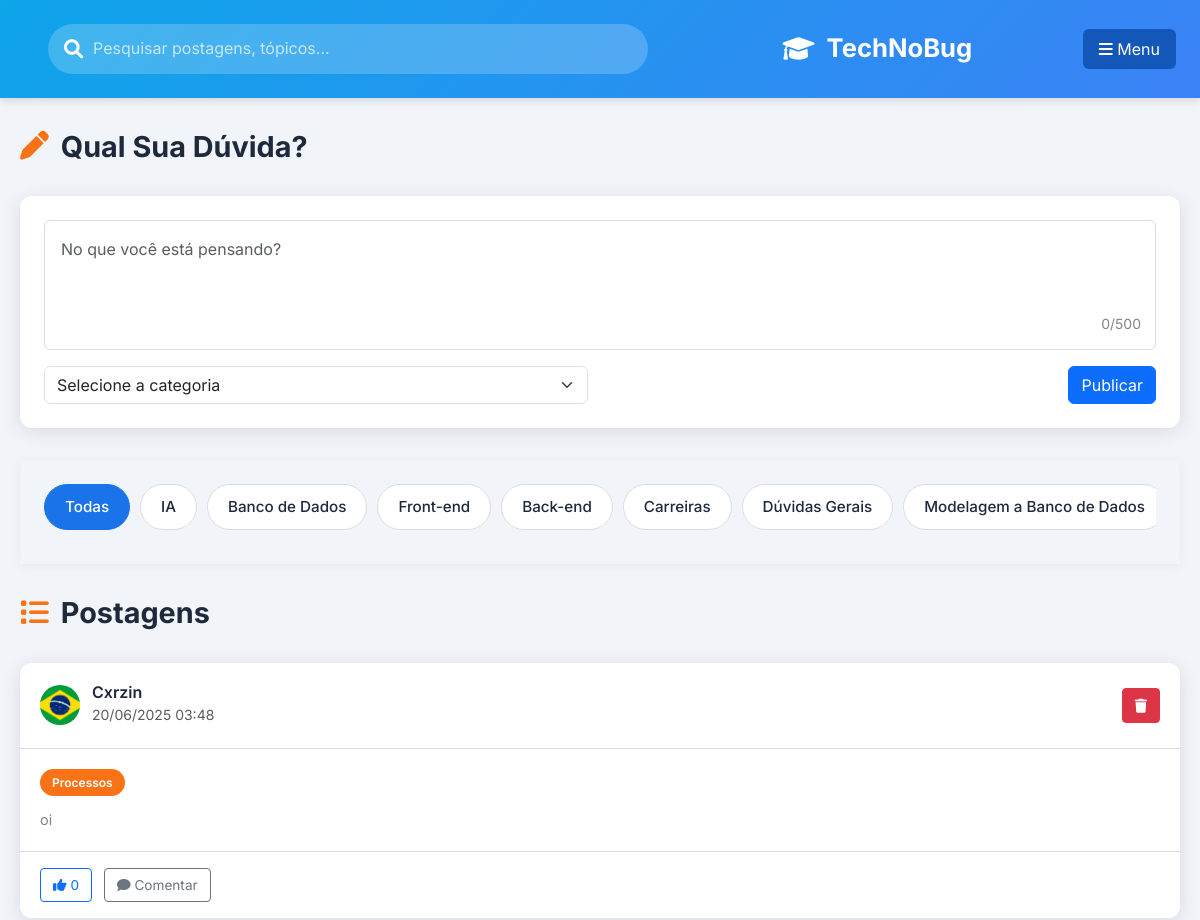
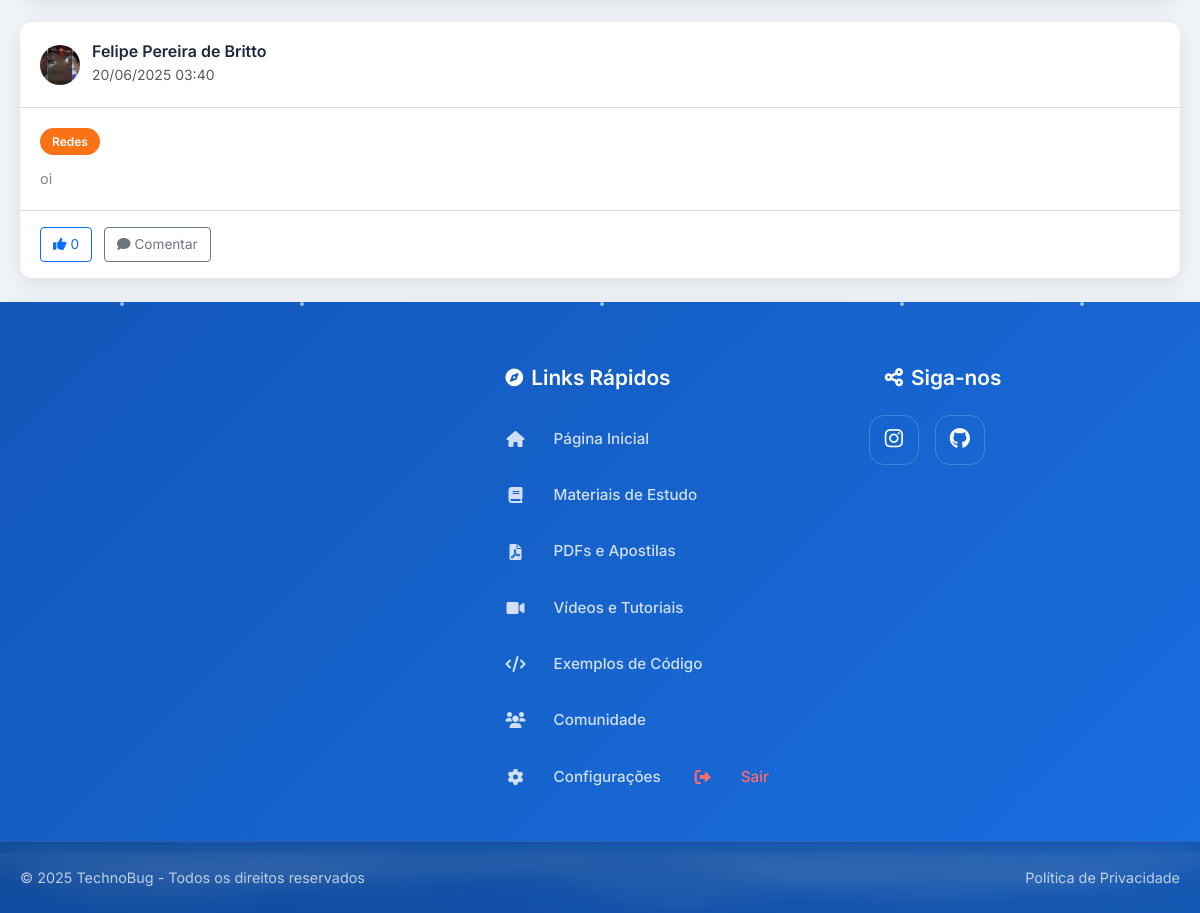
Screenshot of /comunidade (signed in) with the database file from the repository (2 pictures, top to bottom).
### backend/models.py (models this page shows)
class Post(db.Model):
    id = db.Column(db.Integer, primary_key=True)
    content = db.Column(db.Text, nullable=False)
    created_at = db.Column(db.DateTime, default=datetime.utcnow)
    user_id = db.Column(db.Integer, db.ForeignKey('user.id'), nullable=False)
    category = db.Column(db.String(50), nullable=False)
    comments = db.relationship('Comment', backref='post', lazy=True, cascade="all, delete-orphan")
    likes = db.relationship('Like', backref='post', lazy=True)

class User(db.Model):
    id = db.Column(db.Integer, primary_key=True)
    username = db.Column(db.String(80), unique=True, nullable=False)
    email = db.Column(db.String(120), unique=True, nullable=False)
    password = db.Column(db.String(200))
    created_at = db.Column(db.DateTime, default=datetime.utcnow)
    is_admin = db.Column(db.Boolean, default=False)
    is_moderator = db.Column(db.Boolean, default=False)
    posts = db.relationship('Post', backref='author', lazy=True)
    comments = db.relationship('Comment', backref='author', lazy=True)
    likes = db.relationship('Like', backref='user', lazy=True)
    profile_pic = db.Column(db.String(120), default='default.png')

### app.py (the view)
@app.route('/comunidade', methods=['GET'])
def comunidade():
    user_id = session.get('user_id')
    if not user_id:
        flash('Por favor, faça login para acessar esta página.', 'error')
        return redirect(url_for('registroelogin'))
    user = db.session.get(User, user_id)
    if not user:
        session.clear()
        flash('Sua sessão expirou ou o usuário não existe mais.', 'error')
        return redirect(url_for('registroelogin'))
    posts = Post.query.options(
        db.joinedload(Post.comments).joinedload(Comment.author),
        db.joinedload(Post.comments).joinedload(Comment.replies).joinedload(Comment.author)
    ).order_by(Post.created_at.desc()).all()
    return render_template('comunidade.html', user=user, posts=posts)

### templates/comunidade.html (shortened to what this page needs)
<!DOCTYPE html>
<html lang="pt-BR">
<head>
    <link rel="stylesheet" href="https://cdnjs.cloudflare.com/ajax/libs/font-awesome/6.4.0/css/all.min.css">
    <link href="https://cdn.jsdelivr.net/npm/bootstrap@5.3.0/dist/css/bootstrap.min.css" rel="stylesheet">
    <link rel="stylesheet" href="{{ url_for('static', filename='css/telainicial.css') }}">
    <link rel="stylesheet" href="{{ url_for('static', filename='css/footer.css') }}">
</head>
<body>
    <header class="app-header">
        <div class="header-content">
            <div class="search-bar">
                <i class="fas fa-search"></i>
                <input type="text" placeholder="Pesquisar postagens, tópicos...">
            </div>
            <div class="logo" onclick="window.location.href = '{{ url_for('telainicial') }}';" style="cursor: pointer;">
                <i class="fas fa-graduation-cap"></i>
                <span>TechNoBug</span>
            </div>
            <button class="btn menu-btn" type="button" data-bs-toggle="offcanvas" data-bs-target="#offcanvasMenu" aria-controls="offcanvasMenu">
                <i class="fas fa-bars"></i>
                <span>Menu</span>
            </button>
        </div>
    </header>
    <div class="container">
        <main class="main-content">
            <div class="section-header">
                <h2 class="section-title">
                    <i class="fas fa-pen"></i>
                    <span>Qual Sua Dúvida?</span>
                </h2>
            </div>
            <div class="post-creation-card">
                <form class="post-form" action="{{ url_for('create_post') }}" method="POST">
                    <div class="mb-3 position-relative">
                        <textarea class="form-control" name="post_content" rows="4" placeholder="No que você está pensando?" required></textarea>
                        <div class="char-counter">0/500</div>
                    </div>
                    <div class="row align-items-center">
                        <div class="col-md-6 mb-3 mb-md-0">
                            <select class="form-select" name="category" required>
                                <option value="" disabled selected>Selecione a categoria</option>
                            </select>
                        </div>
                        <div class="col-md-6 text-md-end">
                            <button type="submit" class="btn btn-primary">Publicar</button>
                        </div>
                    </div>
                </form>
            </div>
            <nav class="category-nav">
                <div class="categories-wrapper">
                    <div class="categories">
                        <span class="category active" data-category="Todas">Todas</span>
                        <span class="category" data-category="IA">IA</span>
                        <span class="category" data-category="Banco de Dados">Banco de Dados</span>
                        <span class="category" data-category="Front-end">Front-end</span>
                        <span class="category" data-category="Back-end">Back-end</span>
                        <span class="category" data-category="Carreiras">Carreiras</span>
                        <span class="category" data-category="Dúvidas Gerais">Dúvidas Gerais</span>
                        <span class="category" data-category="Modelagem a Banco de Dados">Modelagem a Banco de Dados</span>
                    </div>
                </div>
            </nav>
<div class="section-header">
    <h2 class="section-title">
        <i class="fas fa-list"></i>
        <span>Postagens</span>
    </h2>
</div>
<div class="post-list">
    {% if posts %}
        {% for post in posts %}
            <div class="post-card" data-post-id="{{ post.id }}" data-category="{{ post.category }}">
                <div class="post-header">
                    <div class="user-info">
                        <div class="profile-pic-preview">
                            {% if post.author.profile_pic and post.author.profile_pic != 'default.png' %}
                                <img class="profile-pic-img" src="{{ url_for('static', filename='Uploads/' + post.author.profile_pic) }}" alt="Foto de perfil" />
                            {% else %}
                                <div class="profile-pic-avatar">
                                    {{ post.author.username[0]|upper }}
                                </div>
                            {% endif %}
                        </div>
                        <div>
                            <h5 class="username">{{ post.author.username }}</h5>
                            <small class="text-muted">{{ post.created_at.strftime('%d/%m/%Y %H:%M') }}</small>
                        </div>
                    </div>
                    {% if post.user_id == user.id %}
                        <div class="post-actions">
                            <button class="btn btn-sm btn-danger delete-post" data-post-id="{{ post.id }}">
                                <i class="fas fa-trash"></i>
                            </button>
                        </div>
                    {% endif %}
                </div>
                <div class="post-content">
                    <div class="post-category-tag">{{ post.category }}</div>
                    <p>{{ post.content }}</p>
                </div>
                <div class="post-footer">
                    <button class="btn btn-sm btn-outline-primary like-btn" data-post-id="{{ post.id }}">
                        <i class="fas fa-thumbs-up"></i> <span class="like-count">{{ post.likes|length }}</span>
                    </button>
                    <a href="{{ url_for('post_comments', post_id=post.id) }}" class="btn btn-sm btn-outline-secondary comment-btn">
                        <i class="fas fa-comment"></i> Comentar
                    </a>
                </div>
            </div>
        {% endfor %}
    {% endif %}
</div>
        </main>
    </div>
    {% include 'footer.html' %}
</body>
</html>

### templates/footer.html (shortened to what this page needs)
<!DOCTYPE html>
<html lang="pt-BR">
<head>
    <link rel="stylesheet" href="https://cdnjs.cloudflare.com/ajax/libs/font-awesome/6.0.0-beta3/css/all.min.css">
    <link rel="stylesheet" href="footer.css">
</head>
<body>
    <footer class="site-footer">
        <div class="footer-background-effects">
            <div class="floating-particle"></div>
            <div class="floating-particle"></div>
            <div class="floating-particle"></div>
            <div class="floating-particle"></div>
            <div class="floating-particle"></div>
        </div>
        <div class="container footer-container">
            <div class="footer-nav">
                <h5><i class="fas fa-compass"></i> Links Rápidos</h5>
                <ul class="nav">
                    <li class="nav-item">
                        <a class="nav-link" href="{{ url_for('telainicial') }}">
                            <i class="fas fa-home"></i>
                            <span>Página Inicial</span>
                        </a>
                    </li>
                    <li class="nav-item">
                        <a class="nav-link" href="{{ url_for('materiais') }}">
                            <i class="fas fa-book"></i>
                            <span>Materiais de Estudo</span>
                        </a>
                    </li>
                    <li class="nav-item">
                        <a class="nav-link" href="{{ url_for('pdfs') }}">
                            <i class="fas fa-file-pdf"></i>
                            <span>PDFs e Apostilas</span>
                        </a>
                    </li>
                    <li class="nav-item">
                        <a class="nav-link" href="{{ url_for('videos') }}">
                            <i class="fas fa-video"></i>
                            <span>Vídeos e Tutoriais</span>
                        </a>
                    </li>
                    <li class="nav-item">
                        <a class="nav-link" href="{{ url_for('codigo') }}">
                            <i class="fas fa-code"></i>
                            <span>Exemplos de Código</span>
                        </a>
                    </li>
                    <li class="nav-item">
                        <a class="nav-link" href="#">
                            <i class="fas fa-users"></i>
                            <span>Comunidade</span>
                        </a>
                    </li>
                    <li class="nav-item">
                        <a class="nav-link" href="#">
                            <i class="fas fa-cog"></i>
                            <span>Configurações</span>
                        </a>
                    </li>
                    <li class="nav-item">
                        <a class="nav-link logout-link" href="{{ url_for('logout') }}">
                            <i class="fas fa-sign-out-alt"></i>
                            <span>Sair</span>
                        </a>
                    </li>
                </ul>
            </div>
            <div class="footer-socials">
                <h5><i class="fas fa-share-alt"></i> Siga-nos</h5>
                <div class="social-icons">
                    <a href="https://www.instagram.com/technobugofc?igsh=MWJlcG45OGtqNG1zOQ==" target="_blank" aria-label="Instagram" class="social-instagram">
                        <i class="fab fa-instagram"></i>
                    </a>
                    <a href="https://www.github.com" target="_blank" aria-label="GitHub" class="social-github">
                        <i class="fab fa-github"></i>
                    </a>
                </div>
            </div>
        </div>
        <div class="footer-wave">
        </div>
        <div class="footer-copyright">
            <div class="copyright-content">
                <p>© 2025 TechnoBug - Todos os direitos reservados</p>
                <div class="footer-links">
                    <a href="/politica-de-privacidade">Política de Privacidade</a>
                </div>
            </div>
        </div>
    </footer>
</body>
</html>

### rows the page displays
Post: profile_pic (picture), author.username "Cxrzin", created_at "20/06/2025 03:48", category "Processos", content "oi", likes|length "0"
Post: profile_pic (picture), author.username "Felipe Pereira de Britto", created_at "20/06/2025 03:40", category "Redes", content "oi", likes|length "0"
